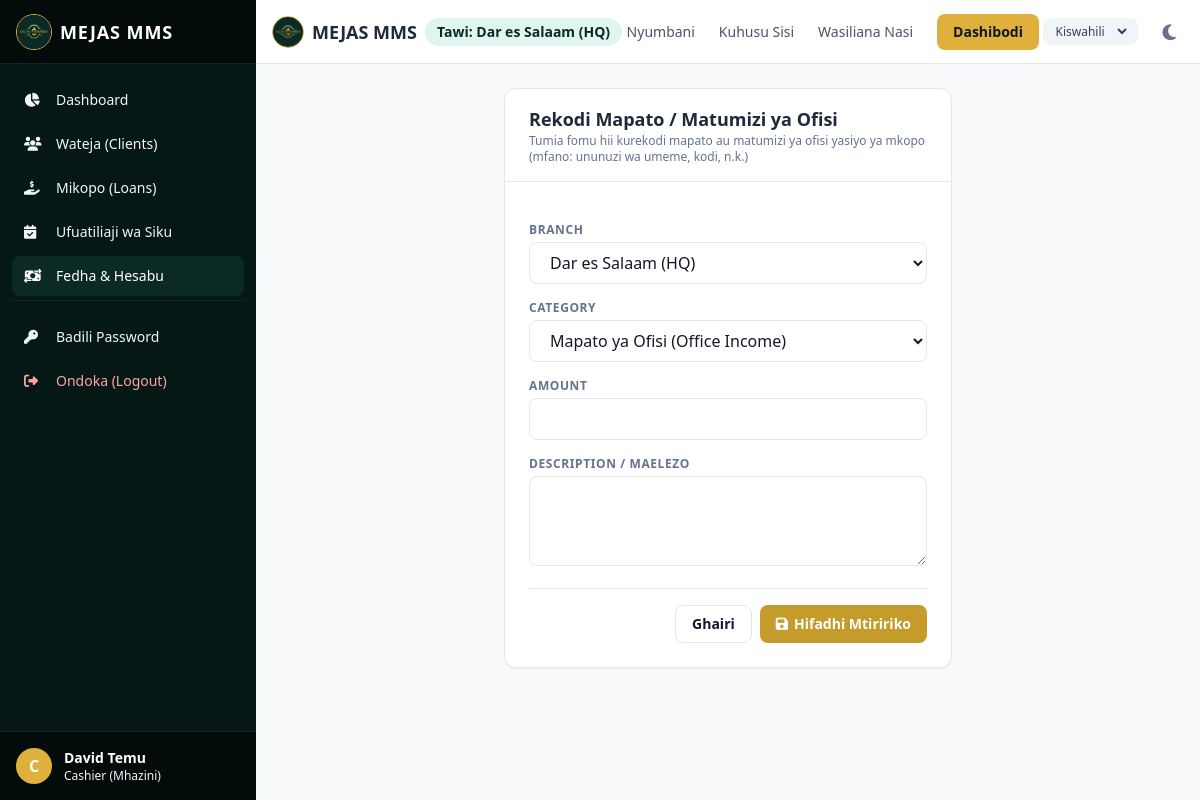
Page /sw/cash-flow/new/ (signed in) on the committed database.
### mms_app/models.py (models this page shows, shortened)
class User(AbstractUser):
    class Role(models.TextChoices):
        CEO = "CEO", _("CEO / Admin")
        ADMIN = "ADMIN", _("Administrator")
        MANAGER = "MANAGER", _("Manager")
        CASHIER = "CASHIER", _("Cashier (Mhazini)")
        OFFICER = "OFFICER", _("Loan Officer")
        CLIENT = "CLIENT", _("Mteja (Client)")
    role = models.CharField(
        _("User Role"),
        max_length=20,
        choices=Role.choices,
        default=Role.CLIENT,
    )
    branch = models.ForeignKey(
        Branch,
        on_delete=models.SET_NULL,
        null=True,
        blank=True,
        related_name="users",
        verbose_name=_("Branch"),
    )
    phone = models.CharField(_("Phone Number"), max_length=20, blank=True, null=True)
    nida = models.CharField(_("NIDA ID Number"), max_length=20, blank=True, null=True)
    photo = models.ImageField(_("Photo"), upload_to="user_photos/", blank=True, null=True)
    class Meta:
        verbose_name = _("User")
        verbose_name_plural = _("Users")

class Branch(models.Model):
    name = models.CharField(_("Branch Name"), max_length=100)
    location = models.CharField(_("Location"), max_length=150, blank=True, null=True)
    created_at = models.DateTimeField(auto_now_add=True)
    def __str__(self):
        return self.name
    class Meta:
        verbose_name = _("Branch")
        verbose_name_plural = _("Branches")

### mms_app/views.py (the view)
# urls.py: path("cash-flow/new/", views.office_cash_flow_record_view, name="record_office_cash_flow"),
@login_required
def office_cash_flow_record_view(request):
    if request.user.role not in [User.Role.CEO, User.Role.ADMIN, User.Role.MANAGER, User.Role.CASHIER]:
        raise Http404(_("Ruhusa imekataliwa."))
    if request.method == "POST":
        form = OfficeCashFlowForm(request.POST)
        if form.is_valid():
            flow = form.save(commit=False)
            if flow.category == "OFFICE_INCOME":
                flow.flow_type = CashFlow.FlowType.IN
            else:
                flow.flow_type = CashFlow.FlowType.OUT
            flow.recorded_by = request.user
            flow.save()
            log_activity(request.user, f"OFFICE_CASHFLOW_RECORD", f"Recorded {flow.get_category_display()} of TZS {flow.amount} for branch {flow.branch.name}", request)
            messages.success(request, _("Mtiririko wa fedha za ofisi umerekodiwa!"))
            return redirect("cash_flow_list")
    else:
        form = OfficeCashFlowForm(initial={"branch": request.user.branch})
    return render(request, "cash_flow/record_flow.html", {"form": form})

### mms_app/forms.py
class OfficeCashFlowForm(forms.ModelForm):
    class Meta:
        model = CashFlow
        fields = ["branch", "category", "amount", "description"]
        widgets = {
            "branch": forms.Select(attrs={"class": "w-full px-4 py-2 border rounded-lg bg-white text-gray-900 dark:bg-gray-700 dark:text-white dark:border-gray-600"}),
            "category": forms.Select(attrs={"class": "w-full px-4 py-2 border rounded-lg bg-white text-gray-900 dark:bg-gray-700 dark:text-white dark:border-gray-600"}),
            "amount": forms.NumberInput(attrs={"class": "w-full px-4 py-2 border rounded-lg bg-white text-gray-900 dark:bg-gray-700 dark:text-white dark:border-gray-600"}),
            "description": forms.Textarea(attrs={"class": "w-full px-4 py-2 border rounded-lg bg-white text-gray-900 dark:bg-gray-700 dark:text-white dark:border-gray-600", "rows": 3}),
        }
    def __init__(self, *args, **kwargs):
        super().__init__(*args, **kwargs)
        self.fields["category"].choices = [
            ("OFFICE_INCOME", _("Mapato ya Ofisi (Office Income)")),
            ("OFFICE_EXPENSE", _("Matumizi ya Ofisi (Office Expense)")),
        ]

### templates/cash_flow/record_flow.html (shortened to what this page needs)
{% extends 'base.html' %}
{% load i18n %}
{% block content %}
<div class="max-w-md mx-auto bg-white dark:bg-slate-800 rounded-xl border border-slate-200 dark:border-slate-700 shadow-sm overflow-hidden">
    <div class="px-6 py-4 border-b border-slate-200 dark:border-slate-700">
        <h3 class="font-bold text-lg text-slate-800 dark:text-white">{% translate "Rekodi Mapato / Matumizi ya Ofisi" %}</h3>
        <p class="text-xs text-slate-500">{% translate "Tumia fomu hii kurekodi mapato au matumizi ya ofisi yasiyo ya mkopo (mfano: ununuzi wa umeme, kodi, n.k.)" %}</p>
    </div>
    <form method="post" class="p-6 space-y-4">
        {% for field in form %}
        <div>
            <label for="{{ field.id_for_label }}" class="block text-xs font-semibold text-slate-500 uppercase tracking-wider mb-1">
                {{ field.label }}
            </label>
            {{ field }}
        </div>
        {% endfor %}
        <div class="pt-4 flex justify-end gap-2 border-t">
            <a href="{% url 'cash_flow_list' %}" class="px-4 py-2 border rounded-lg text-sm font-semibold hover:bg-slate-100 transition">
                {% translate "Ghairi" %}
            </a>
            <button type="submit" class="px-4 py-2 bg-brand-600 hover:bg-brand-700 text-white font-bold rounded-lg text-sm transition">
                <i class="fa-solid fa-save mr-1.5"></i>{% translate "Hifadhi Mtiririko" %}
            </button>
        </div>
    </form>
</div>
{% endblock %}

### templates/base.html (shortened to what this page needs)
{% load i18n static %}
<!DOCTYPE html>
<html lang="{{ LANGUAGE_CODE }}" class="h-full">
<head>
    <script src="https://cdn.tailwindcss.com"></script>
    <link rel="stylesheet" href="https://cdnjs.cloudflare.com/ajax/libs/font-awesome/6.4.0/css/all.min.css">
</head>
<body class="h-full bg-slate-50 text-slate-900 dark:bg-slate-900 dark:text-slate-100 transition-colors duration-200 flex flex-col">
    <div class="flex h-screen overflow-hidden">
        {% if user.is_authenticated %}
        <aside id="sidebar" class="no-print hidden md:flex flex-col w-64 bg-brand-900 text-slate-100 dark:bg-slate-950 flex-shrink-0 z-20">
            <div class="h-16 flex items-center justify-between px-4 bg-brand-950 border-b border-brand-800 dark:border-slate-800">
                <a href="{% url 'dashboard' %}" class="flex items-center gap-2">
                    <img src="{% static 'logo.png' %}" class="h-9 w-9 rounded-full object-cover border border-brand-500" alt="logo">
                    <span class="font-bold text-lg tracking-wider text-white">MEJAS MMS</span>
                </a>
            </div>
            <nav class="flex-1 px-3 py-4 space-y-1 overflow-y-auto">
                <a href="{% url 'dashboard' %}" class="flex items-center gap-3 px-3 py-2.5 rounded-lg text-sm font-medium hover:bg-brand-800 transition-colors ">
                    <i class="fa-solid fa-chart-pie w-5"></i>
                    <span>{% translate "Dashboard" %}</span>
                </a>
                {% if user.role != 'CLIENT' %}
                <a href="{% url 'client_list' %}" class="flex items-center gap-3 px-3 py-2.5 rounded-lg text-sm font-medium hover:bg-brand-800 transition-colors ">
                    <i class="fa-solid fa-users w-5"></i>
                    <span>{% translate "Wateja (Clients)" %}</span>
                </a>
                {% endif %}
                <a href="{% url 'loan_list' %}" class="flex items-center gap-3 px-3 py-2.5 rounded-lg text-sm font-medium hover:bg-brand-800 transition-colors ">
                    <i class="fa-solid fa-hand-holding-dollar w-5"></i>
                    <span>{% translate "Mikopo (Loans)" %}</span>
                </a>
                {% if user.role != 'CLIENT' %}
                <a href="{% url 'daily_repayment_tracking' %}" class="flex items-center gap-3 px-3 py-2.5 rounded-lg text-sm font-medium hover:bg-brand-800 transition-colors ">
                    <i class="fa-solid fa-calendar-check w-5"></i>
                    <span>{% translate "Ufuatiliaji wa Siku" %}</span>
                </a>
                {% endif %}
                {% if user.role in 'CEO,MANAGER,CASHIER' %}
                <a href="{% url 'cash_flow_list' %}" class="flex items-center gap-3 px-3 py-2.5 rounded-lg text-sm font-medium hover:bg-brand-800 transition-colors {% if 'cash_flow' in request.resolver_match.url_name or 'reconciliation' in request.resolver_match.url_name %}bg-brand-800 text-white{% endif %}">
                    <i class="fa-solid fa-money-bill-transfer w-5"></i>
                    <span>{% translate "Fedha & Hesabu" %}</span>
                </a>
                {% endif %}
                <div class="pt-4 mt-4 border-t border-brand-800 dark:border-slate-800">
                    <a href="{% url 'password_change' %}" class="flex items-center gap-3 px-3 py-2.5 rounded-lg text-sm font-medium hover:bg-brand-800 transition-colors ">
                        <i class="fa-solid fa-key w-5"></i>
                        <span>{% translate "Badili Password" %}</span>
                    </a>
                    <a href="{% url 'logout' %}" class="flex items-center gap-3 px-3 py-2.5 rounded-lg text-sm font-medium text-red-300 hover:bg-red-950 transition-colors mt-1">
                        <i class="fa-solid fa-right-from-bracket w-5"></i>
                        <span>{% translate "Ondoka (Logout)" %}</span>
                    </a>
                </div>
            </nav>
            <div class="p-4 bg-brand-950 border-t border-brand-800 dark:border-slate-800 flex items-center gap-3">
                {% if user.photo %}
                    <img src="{{ user.photo.url }}" class="h-9 w-9 rounded-full object-cover border border-brand-500" alt="avatar">
                {% else %}
                    <div class="h-9 w-9 rounded-full bg-brand-500 flex items-center justify-center text-white font-bold">
                        {{ user.username|slice:":1"|upper }}
                    </div>
                {% endif %}
                <div class="truncate">
                    <p class="text-sm font-semibold text-white truncate">{{ user.get_full_name|default:user.username }}</p>
                    <p class="text-xs text-brand-300 truncate">{{ user.get_role_display }}</p>
                </div>
            </div>
        </aside>
        {% endif %}
        <div class="flex-1 flex flex-col overflow-hidden min-w-0">
            <header class="no-print h-16 bg-white dark:bg-slate-900 border-b border-slate-200 dark:border-slate-800 flex items-center justify-between px-4 z-10 flex-shrink-0">
                <div class="flex items-center gap-3">
                    <div class="flex items-center gap-2">
                        <a href="/" class="flex items-center gap-2">
                            <img src="{% static 'logo.png' %}" class="h-8 w-8 rounded-full object-cover border border-brand-500" alt="logo">
                            <h1 class="text-lg font-bold text-slate-800 dark:text-white">MEJAS MMS</h1>
                        </a>
                        {% if user.is_authenticated %}
                        <span class="hidden md:inline-block text-sm font-semibold bg-brand-100 text-brand-800 dark:bg-slate-800 dark:text-brand-200 px-3 py-1 rounded-full">
                            {% if user.branch %}Tawi: {{ user.branch.name }}{% else %}HQ / Makao Makuu{% endif %}
                        </span>
                        {% endif %}
                    </div>
                </div>
                <div class="hidden md:flex items-center gap-6 text-sm font-medium">
                    <a href="{% url 'home' %}" class="text-slate-600 hover:text-brand-500 dark:text-slate-300 dark:hover:text-brand-500 transition-colors">{% translate "Nyumbani" %}</a>
                    <a href="{% url 'about' %}" class="text-slate-600 hover:text-brand-500 dark:text-slate-300 dark:hover:text-brand-500 transition-colors">{% translate "Kuhusu Sisi" %}</a>
                    <a href="{% url 'contact' %}" class="text-slate-600 hover:text-brand-500 dark:text-slate-300 dark:hover:text-brand-500 transition-colors">{% translate "Wasiliana Nasi" %}</a>
                    {% if user.is_authenticated %}
                        <a href="{% url 'dashboard' %}" class="bg-brand-500 hover:bg-brand-600 text-slate-900 px-4 py-2 rounded-lg transition-colors font-semibold">{% translate "Dashibodi" %}</a>
                    {% else %}
                        <a href="{% url 'login' %}" class="bg-brand-500 hover:bg-brand-600 text-slate-900 px-4 py-2 rounded-lg transition-colors font-semibold">{% translate "Ingia" %}</a>
                    {% endif %}
                </div>
                <div class="flex items-center gap-4">
                    <form action="/i18n/setlang/" method="post" class="inline-flex items-center bg-slate-100 dark:bg-slate-800 rounded-lg px-2 py-1 text-xs">
                        <select name="language" onchange="this.form.submit()" class="bg-transparent text-slate-700 dark:text-slate-200 border-none outline-none focus:ring-0 font-medium">
                            {% get_current_language as CURRENT_LANG %}
                            {% get_available_languages as ALL_LANGS %}
                            {% for lang in ALL_LANGS %}
                                <option value="{{ lang.0 }}" {% if lang.0 == CURRENT_LANG %}selected{% endif %}>
                                    {{ lang.1 }}
                                </option>
                            {% endfor %}
                        </select>
                    </form>
                    <button id="theme-toggle" type="button" class="text-slate-500 dark:text-slate-400 hover:bg-slate-100 dark:hover:bg-slate-800 focus:outline-none focus:ring-4 focus:ring-slate-200 dark:focus:ring-slate-700 rounded-lg text-sm p-2">
                        <i id="theme-toggle-dark-icon" class="hidden fa-solid fa-moon text-lg"></i>
                    </button>
                </div>
            </header>
            <main class="flex-1 overflow-y-auto p-4 md:p-6 bg-slate-50 dark:bg-slate-900 print-full">
                {% block content %}{% endblock %}
            </main>
        </div>
    </div>
</body>
</html>

### rows in the picture
User: username "C", get_full_name "David Temu", role "Cashier (Mhazini)", branch.name "Dar es Salaam (HQ)"

### other values in the picture
{{ field.label }} "BRANCH" "CATEGORY" "AMOUNT" "DESCRIPTION / MAELEZO"
form field language "Kiswahili"
